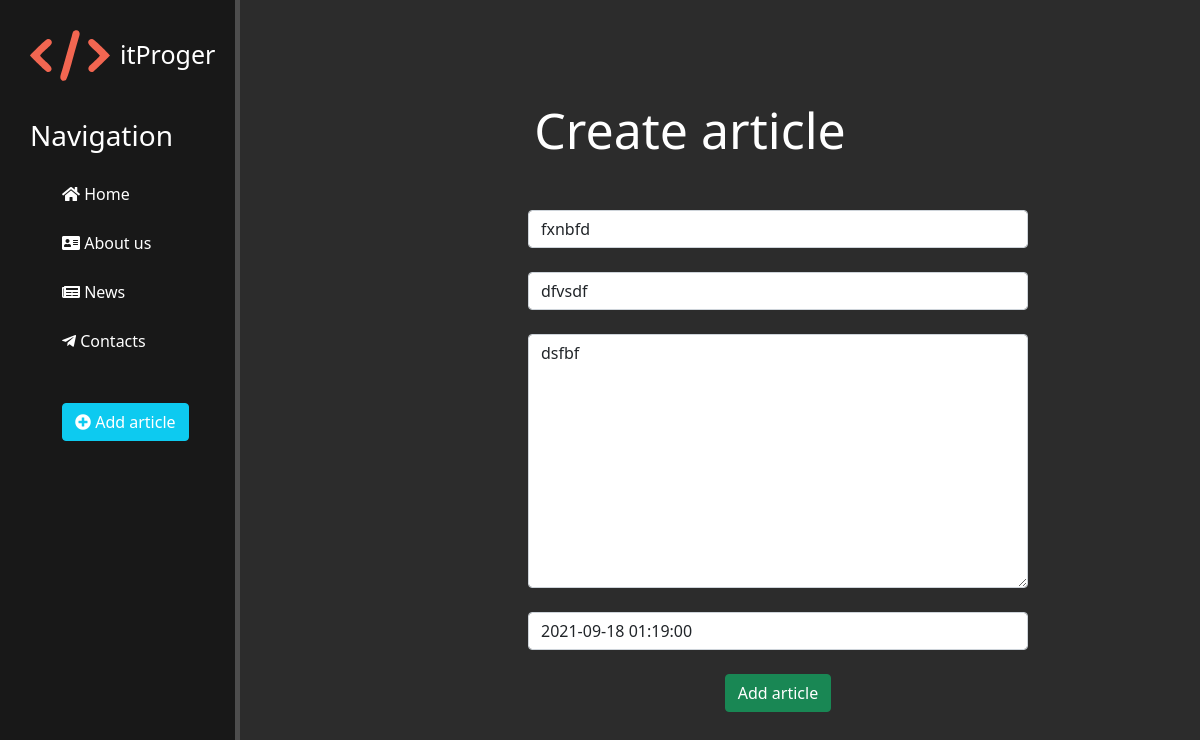
The page /news/6/update on the database its author committed.
### news/models.py (models this page shows, shortened)
class Article(models.Model):
    title = models.CharField('title', max_length=50)
    anons = models.CharField('anons', max_length=250)
    full_text = models.TextField('article')
    date = models.DateTimeField('pub_date')

### news/views.py (the view)
# urls.py: path('<int:pk>/update', NewsUpdateView.as_view(), name='news-update'),
class NewsUpdateView(UpdateView):
    model = Article
    template_name = 'news/create_article.html'
    form_class = FormArticle

### news/forms.py
class FormArticle(ModelForm):
    class Meta:
        model = Article
        fields = '__all__'
        widgets = {
            'title': TextInput(attrs={
                'class': 'form-control',
                'placeholder': 'Article title'
            }),
            'anons': TextInput(attrs={
                'class': 'form-control',
                'placeholder': 'Article anons'
            }),
            'date': DateTimeInput(attrs={
                'class': 'form-control',
                'placeholder': 'Publication date'
            }),
            'full_text': Textarea(attrs={
                'class': 'form-control',
                'placeholder': 'Article text'
            }),
        }

### news/templates/news/create_article.html (shortened to what this page needs)
{% extends 'main/layout.html' %}
{% block content %}
   <div class="features">
       <h1>Create article</h1>
       <form method="post">
           {{ form.title }}<br>
           {{ form.anons }}<br>
           {{ form.full_text }}<br>
           {{ form.date }}<br>
           <input type="submit" class="btn btn-success" value="Add article">
       </form>
   </div>
{% endblock %}

### main/static/main/css/main.css (style rules this page uses)
body { background: #2c2c2c }
main .features { float: left; color: #fff; margin-top: 100px; text-align: center; width: 75%; }
main .features h1 { font-size: 50px; }
form { margin-left: 32%; width: 500px; margin-top: 50px; }
.btn-success { float: center; }

### rows shown on the page
Article: title "fxnbfd", anons "dfvsdf", full_text "dsfbf", date "2021-09-18 01:19:00"
